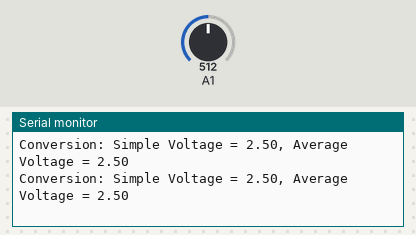
A sketch run on a simulated Arduino Uno, built with avr-gcc and run on an emulated ATmega328P. Parts: the last lines printed to the serial monitor. The inputs (shaded band) are chosen by the test bench; at power-on: A1 = 512.

Above: at 1.2 s.
1.3 s: A1 set to 716
At 2.6 s:
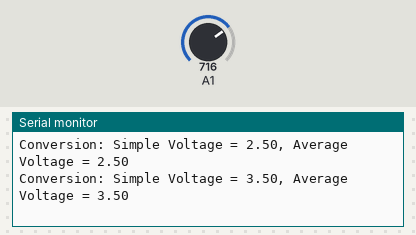
2.8 s: A1 set to 900
At 3.8 s:
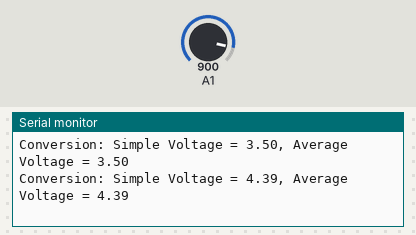
Timing chart, 0 to 5.8 s (numbered marks = the images above; inputs shaded):
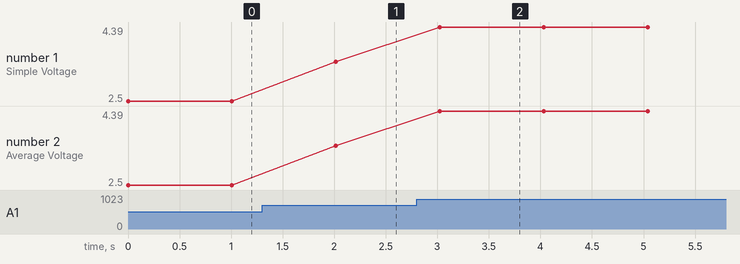

Measured:
- after the input at 1.3 s, the serial monitor: prints a new line after 0.72 s (image 1)
- after the input at 2.8 s, the serial monitor: prints a new line after 0.22 s (image 2)
- plotted number 1: 2.5 → 3.5 after the input at 1.3 s, 3.5 → 4.39 after the input at 2.8 s
- plotted number 2: 2.5 → 3.5 after the input at 1.3 s, 3.5 → 4.39 after the input at 2.8 s

The sketch:

Ex2-Decorator.ino
```cpp
#include "VoltageReader.h"

SimpleVoltageReader simpleVR(A1);
AveragingVoltageReader avgVR(&simpleVR, 50);

void setup()
{
  Serial.begin(115200);
}

void loop()
{
  Serial.print("Conversion: Simple Voltage = ");
  Serial.print(simpleVR.getVoltage());
  Serial.print(", Average Voltage = ");
  Serial.print(avgVR.getVoltage());
  Serial.println("");

  delay(1000);
}
```

VoltageReader.cpp
```cpp
#include "VoltageReader.h"
#include <Arduino.h>

//-
//- SimpleVoltageReader
//-
SimpleVoltageReader::SimpleVoltageReader(int pin)
  : m_iPin(pin)
{
  pinMode(pin, INPUT);
}

float SimpleVoltageReader::getVoltage()
{
  return analogRead(m_iPin) * (5.0f / 1024);
}

//-
//- AveragingVoltageReader
//-
AveragingVoltageReader::AveragingVoltageReader(VoltageReader* vr, int readings)
  : m_pInternalVR(vr), m_iReadings(readings) {}

float AveragingVoltageReader::getVoltage()
{
  float sum = 0.0f;

  for (int i = 0; i < m_iReadings; i++)
  {
    sum += m_pInternalVR->getVoltage();
  }

  return sum / m_iReadings;
}
```

VoltageReader.h
```cpp
#ifndef _MY_DECORATOR_VOLTAGEREADER_H_
#define _MY_DECORATOR_VOLTAGEREADER_H_

class VoltageReader
{
  public:
    virtual float getVoltage() = 0;
};

class SimpleVoltageReader : public VoltageReader
{
  public:
    SimpleVoltageReader(int pin);
    float getVoltage() override;

  private:
    int m_iPin;
};

class AveragingVoltageReader : public VoltageReader
{
  public:
    AveragingVoltageReader(VoltageReader*, int readings);
    float getVoltage() override;

  private:
    VoltageReader* m_pInternalVR;
    int m_iReadings;
};


#endif
```
